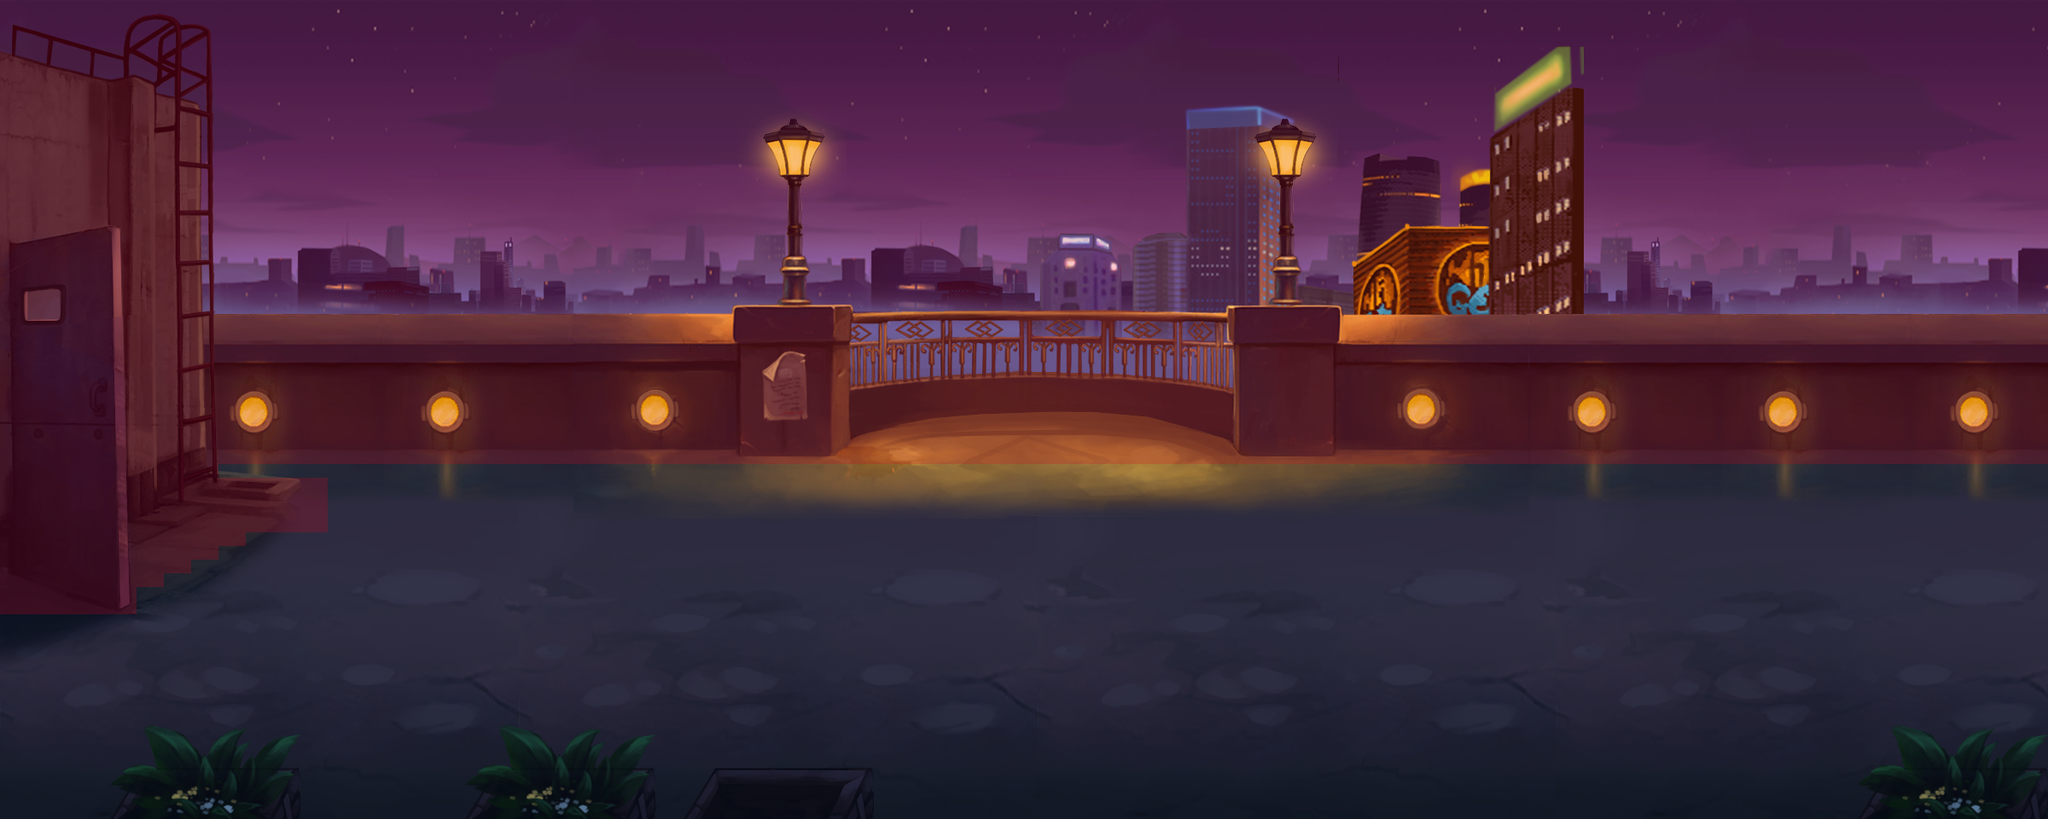

Tiled map render using the project's own tile images. Description and the map definition, with tile-layer contents summarised, below:
An orthogonal 75x60 tile map with 32x16 px tiles, 10 tile layers (far, far1, far2, ground, ...), 4 tilesets and 4 objects (born1, born2, born3, born4).

<map version="1.0" orientation="orthogonal" width="75" height="60" tilewidth="32" tileheight="16">
 <tileset firstgid="1" name="yechengyuan" tilewidth="32" tileheight="16">
  <image source="../../img/map/yecheng/yechengyuan.png" width="1088" height="959" />
 </tileset>
 <tileset firstgid="2007" name="yecheng" tilewidth="32" tileheight="16">
  <image source="../../img/map/yecheng/yecheng.png" width="1120" height="959" />
 </tileset>
 <tileset firstgid="4072" name="meta1" tilewidth="32" tileheight="16">
  <image source="../../img/map/public/meta1.png" width="320" height="16" />
  <tile id="0">
   <properties>
    <property name="block" value="" />
   </properties>
  </tile>
 </tileset>
 <tileset firstgid="4082" name="qiaodun" tilewidth="32" tileheight="16">
  <image source="../../img/map/yecheng/qiaodun.png" width="353" height="768" />
 </tileset>
 <layer name="far" width="75" height="60">
  <properties>
   <property name="XSpeed" value="0.5" />
   <property name="YSpeed" value="0.9" />
   <property name="ZOrder" value="-1" />
  </properties>
  <data>[4500 cells, 2025 non-empty, 567 distinct tile ids]</data>
 </layer>
 <layer name="far1" width="75" height="60">
  <properties>
   <property name="XSpeed" value="0.5" />
   <property name="YSpeed" value="0.9" />
   <property name="ZOrder" value="-1" />
  </properties>
  <data>[4500 cells, 286 non-empty, 286 distinct tile ids]</data>
 </layer>
 <layer name="far2" width="75" height="60">
  <properties>
   <property name="XSpeed" value="0.5" />
   <property name="YSpeed" value="0.9" />
   <property name="ZOrder" value="-1" />
  </properties>
  <data>[4500 cells, 207 non-empty, 207 distinct tile ids]</data>
 </layer>
 <layer name="ground" width="75" height="60">
  <properties>
   <property name="XSpeed" value="1" />
   <property name="YSpeed" value="1" />
   <property name="ZOrder" value="0" />
  </properties>
  <data>[4500 cells, 1950 non-empty, 494 distinct tile ids]</data>
 </layer>
 <layer name="ground1" width="75" height="60">
  <properties>
   <property name="XSpeed" value="1" />
   <property name="YSpeed" value="1" />
   <property name="ZOrder" value="0" />
  </properties>
  <data>[4500 cells, 1120 non-empty, 658 distinct tile ids]</data>
 </layer>
 <layer name="ground2" width="75" height="60">
  <properties>
   <property name="XSpeed" value="1" />
   <property name="YSpeed" value="1" />
   <property name="ZOrder" value="0" />
  </properties>
  <data>[4500 cells, 528 non-empty, 528 distinct tile ids]</data>
 </layer>
 <layer name="ground3" width="75" height="60">
  <properties>
   <property name="XSpeed" value="1" />
   <property name="YSpeed" value="1" />
   <property name="ZOrder" value="0" />
  </properties>
  <data>[4500 cells, 120 non-empty, 60 distinct tile ids]</data>
 </layer>
 <layer name="near" width="75" height="60" opacity="0.84">
  <properties>
   <property name="XSpeed" value="1" />
   <property name="YSpeed" value="1" />
   <property name="ZOrder" value="1" />
  </properties>
  <data>[4500 cells, 112 non-empty, 28 distinct tile ids]</data>
 </layer>
 <layer name="near1" width="75" height="60" opacity="0.84">
  <properties>
   <property name="XSpeed" value="1" />
   <property name="YSpeed" value="1" />
   <property name="ZOrder" value="1" />
  </properties>
  <data>[4500 cells, 147 non-empty, 49 distinct tile ids]</data>
 </layer>
 <layer name="block" width="75" height="60" opacity="0.21">
  <data>[4500 cells, 2646 non-empty, 1 distinct tile ids]</data>
 </layer>
 <objectgroup name="born" width="0" height="0">
  <object name="born1" x="970" y="610" width="42" height="38" />
  <object name="born2" x="776" y="748" width="38" height="44" />
  <object name="born3" x="1600" y="604" width="38" height="42" />
  <object name="born4" x="1788" y="748" width="38" height="38" />
 </objectgroup>
</map>
